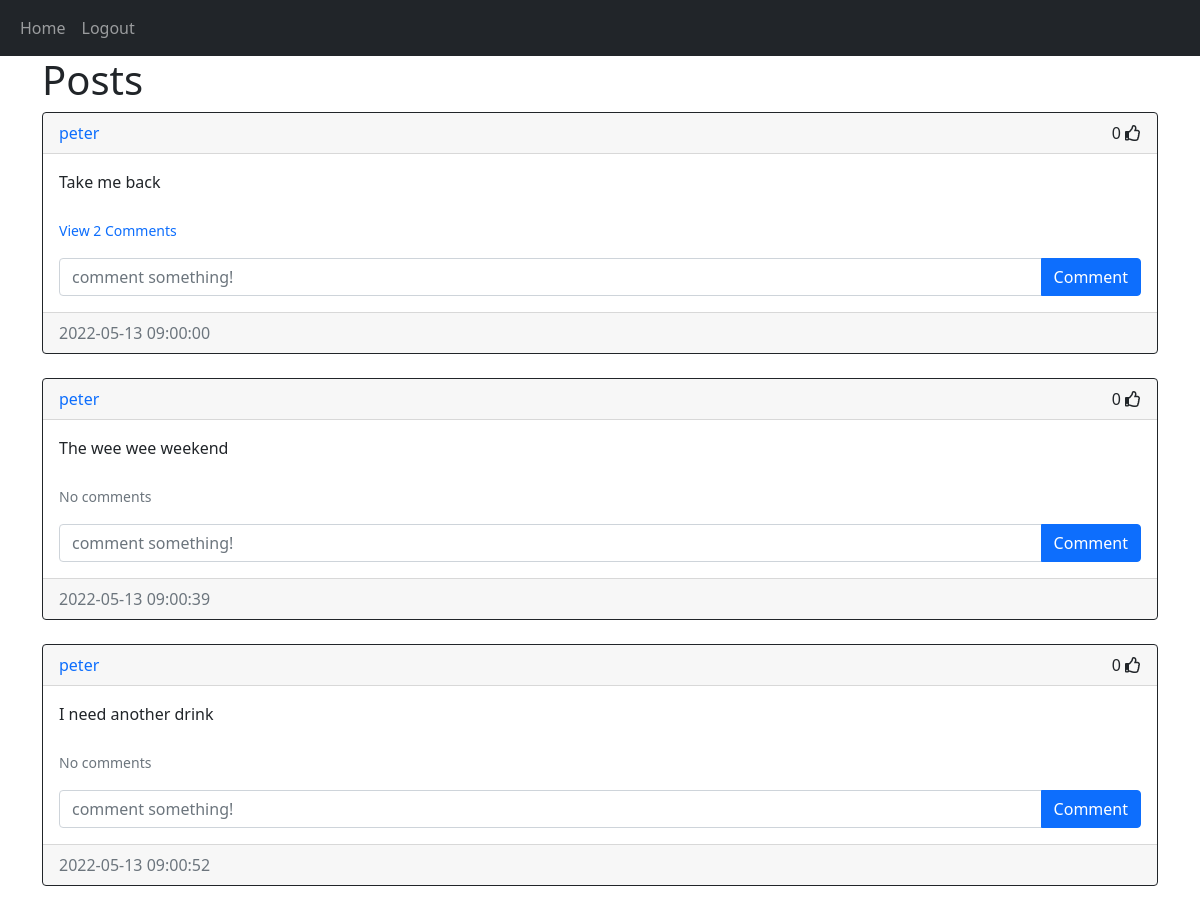
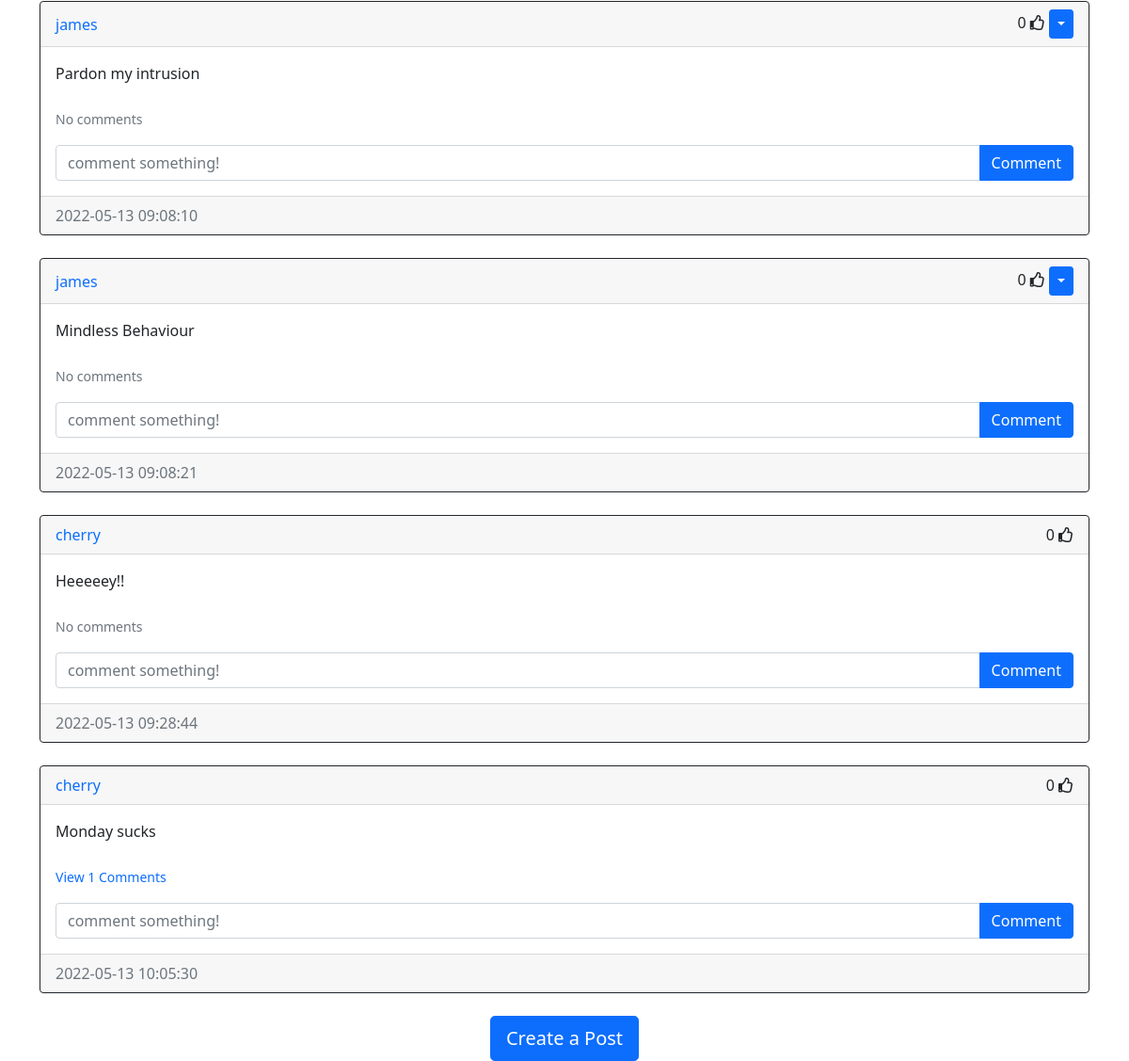
The page /home (signed in) on the database as committed earlier (2 pictures, top to bottom).
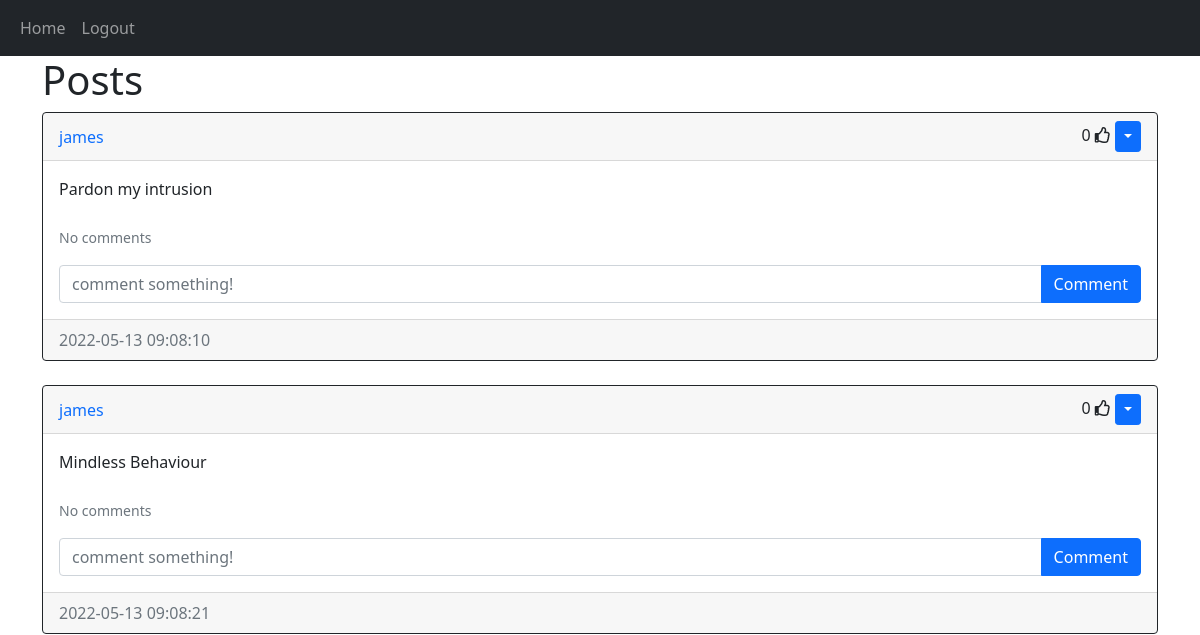
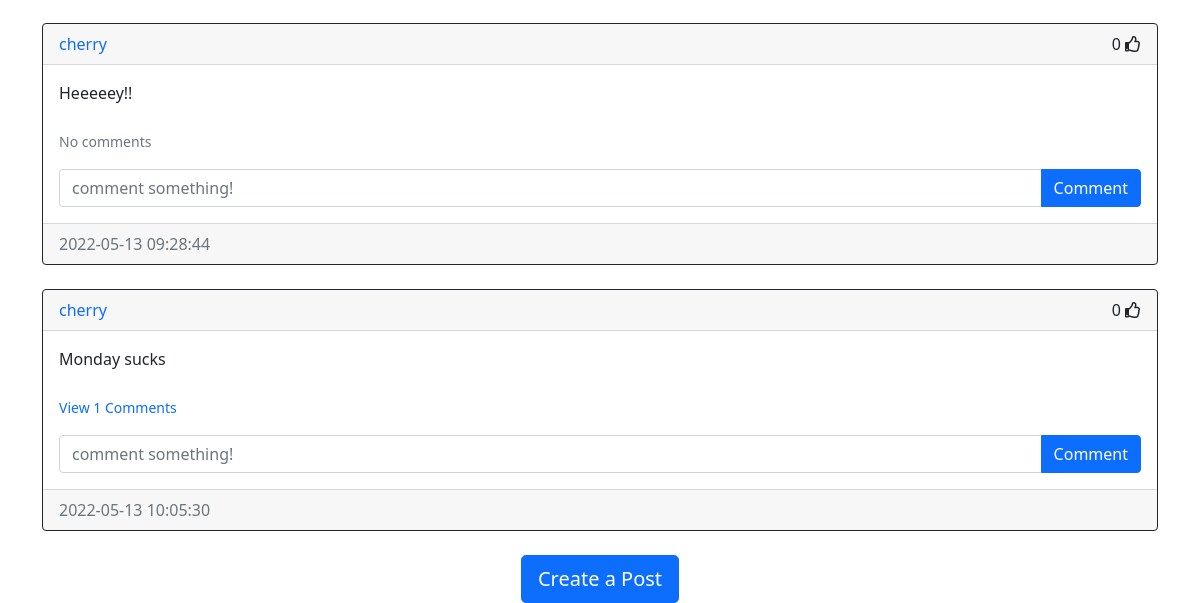
The same page on the database as committed later (2 pictures, top to bottom).
### website/models/posts.py (models this page shows)
class Post(db.Model):
    id = db.Column(db.Integer, primary_key = True)
    text = db.Column(db.Text, nullable = False)
    date_created = db.Column(db.DateTime (timezone = True), default = func.now())
    author = db.Column(db.Integer, db.ForeignKey('user.id', ondelete = 'CASCADE'), nullable= False)
    comments = db.relationship('Comment', backref = 'post', passive_deletes = True)

### website/models/user.py (models this page shows)
class User(db.Model, UserMixin):
    id = db.Column(db.Integer, primary_key = True)
    email = db.Column(db.String(150), unique = True)
    username = db.Column(db.String(150), unique = True)
    password = db.Column(db.String(150))
    date_created = db.Column(db.DateTime (timezone = True), default = func.now())
    posts = db.relationship('Post', backref = 'user', passive_deletes = True)
    comments = db.relationship('Comment', backref = 'user', passive_deletes = True)
    likes = db.relationship('Like', backref = 'user', passive_deletes = True)

### website/views.py (the view)
@views.route('/')
@views.route('/home')
@login_required
def home():
    posts = Post.query.all()
    return render_template('home.html', user = current_user, posts = posts)

### website/__init__.py (called while the page is built)
def create_app():
    app = Flask(__name__)
    app.config['SECRET_KEY'] = '3456789032072dsjhe$@!@*hnui12'
    app.config['SQLALCHEMY_DATABASE_URI'] = f'sqlite:///{DB_NAME}'
    app.config['SQLALCHEMY_TRACK_MODIFICATIONS'] = False
    db.init_app(app)
    app.register_blueprint(views, url_prefix = '/')
    app.register_blueprint(auth, url_prefix = '/')
    create_database(app)
    login_manager = LoginManager()
    login_manager.login_view = 'auth.login'
    login_manager.init_app(app)
    @login_manager.user_loader
    def load_user(id):
       return User.query.get(int(id))
    return app

### website/templates/home.html (shortened to what this page needs)
{% extends 'posts_div.html' %}

### website/templates/posts_div.html (shortened to what this page needs)
{% extends 'base.html' %}
{% block content %}
<h1 align="'center">{% block header %}Posts{% endblock %}</h1>
<div id="posts">
    {% for post in posts %}
    <div class="card border-dark">
        <div class="card-header d-flex justify-content-between align-items-center">
            <a href="/posts/{{post.user.username}}" style="text-decoration: none;">{{post.user.username}}</a>
            <div>
                <span id="likes-count-{{post.id}}">
                {{post.likes|length}}
                </span>
                {% if user.id in post.likes|map(attribute = 'author')|list %}
                <i class="fas fa-thumbs-up" id="like-button-{{post.id}}" onclick="like({{post.id}})"></i>
                {% else %}
                <i class="far fa-thumbs-up" id="like-button-{{post.id}}" onclick="like({{post.id}})"></i>
                {% endif %}
                {% if user.id == post.author %}
                <div class="btn-group">
                    <button type="button" class="btn btn-sm btn-primary dropdown-toggle" data-bs-toggle = "dropdown"></button>
                </div>
                {% endif %}
            </div>
        </div>
        <div class="card-body">
            <div class="card-text">{{post.text}}</div>
            <br/>
            <p class="card-text">
                {% if post.comments|length > 0 %}
                <a href="#comments-{{post.id}}" data-bs-toggle="collapse" role="button" style="text-decoration: none;">
                <small>View {{post.comments|length}} Comments</small>
                </a>
                {% else %}
                <small class="text-muted">No comments</small>
                {% endif %}
            </p>
            <form action="/create_comment/{{post.id}}" method = 'POST' class="input-group mb3">
                <input type="text" name="text" id="text" class="form-control" placeholder="comment something!" />
                <button type="submit" class="btn btn-primary">Comment</button>
            </form>
        </div>
        <div class="card-footer text-muted">{{post.date_created}}</div>
    </div>
    <br/>
    {% endfor %}
    </div>
    {% block footer %}
    <div align = 'center'>
        <a href="/create_post">
            <button class="btn btn-primary btn-lg">
            Create a Post
            </button>
        </a>
    </div>
{% endblock %}
{% endblock %}

Rows that differ between the two databases and show on the page:
removed Post: user.username "peter", likes|length "0", text "Take me back", comments|length "2", date_created "2022-05-13 09:00:00"
removed Post: user.username "peter", likes|length "0", text "The wee wee weekend", shows "No comments", date_created "2022-05-13 09:00:39"
removed Post: user.username "peter", likes|length "0", text "I need another drink", shows "No comments", date_created "2022-05-13 09:00:52"
